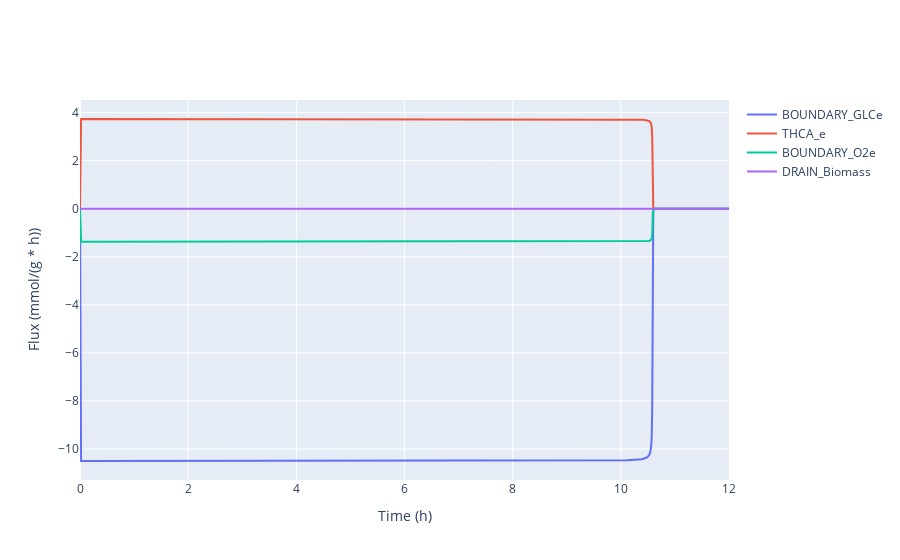

Notebook code for this chart:
### Code cell
fig = plot_trajectories(trajectories, x_axis_title = 'Time (h)' , y_axis_title = 'Flux (mmol/(g * h))' )
fig.show()

### Figure 1 — Plotly figure (JSON) as saved in the notebook; plotly's stock layout.template omitted (floating-point values rounded to 4 significant figures; data arrays with more than 128 entries replaced by an {"elided": "..."} marker saying what was removed)
{"data": [{"mode": "lines", "name": "BOUNDARY_GLCe", "type": "scatter", "x": {"elided": "1201 float values"}, "y": {"elided": "1201 float values"}}, {"mode": "lines", "name": "THCA_e", "type": "scatter", "x": {"elided": "1201 float values"}, "y": {"elided": "1201 float values"}}, {"mode": "lines", "name": "BOUNDARY_O2e", "type": "scatter", "x": {"elided": "1201 float values"}, "y": {"elided": "1201 float values"}}, {"mode": "lines", "name": "DRAIN_Biomass", "type": "scatter", "x": {"elided": "1201 float values"}, "y": {"elided": "1201 int values"}}], "layout": {"xaxis": {"title": {"text": "Time (h)"}}, "yaxis": {"title": {"text": "Flux (mmol/(g * h))"}}}}
